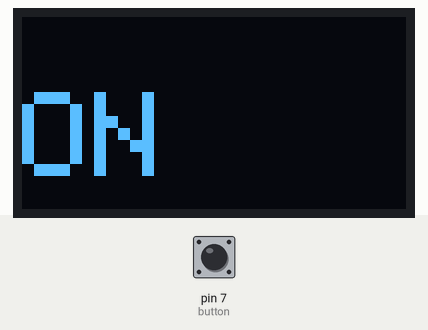
Simulated run of this sketch. Board: Arduino Uno, built with avr-gcc and run on an emulated ATmega328P. Shown: 128×64 one-colour display. The test bench sets the inputs (shaded band); at power-on: pin 7 (button) LOW. What the sketch prints to the serial monitor is not drawn.

Above: at 1.2 s.
1.3 s: pin 7 (button) pulled HIGH for 0.15 s
At 3.1 s:
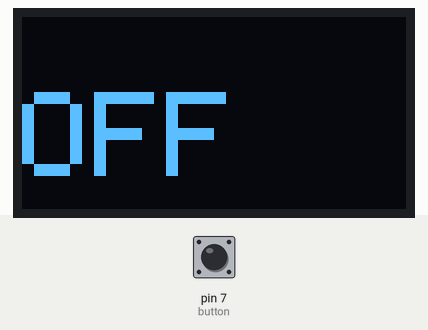
3.4 s: pin 7 (button) pulled HIGH for 0.15 s
At 4.9 s:
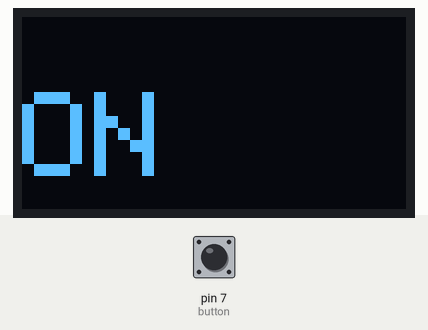
Timing chart, 0 to 6.4 s (numbered marks = the images above; inputs shaded):
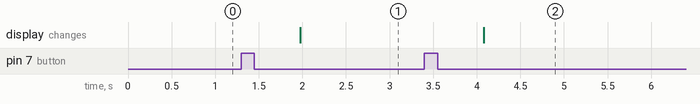

The sketch:

bWk6_Ex5_OnOffSwitch.ino
```cpp
/*
 * Used ssd1306 128-64 example to get started / as a base
 *
 *
 */

#include <SPI.h>
#include <Wire.h>
#include <Adafruit_GFX.h>
#include <Adafruit_SSD1306.h>

#define SCREEN_WIDTH 128 // OLED display width, in pixels
#define SCREEN_HEIGHT 64 // OLED display height, in pixels

#define OLED_RESET     -1 // Reset pin # (or -1 if sharing Arduino reset pin)
#define SCREEN_ADDRESS 0x3C
Adafruit_SSD1306 display(SCREEN_WIDTH, SCREEN_HEIGHT, &Wire, OLED_RESET);

int button = 7;
boolean on = true;

int bounceTime = 50;
int holdTime = 250;
int doubleTime = 500;


int lastReading = LOW;
int hold = 0;
int single = 0;
int LEDstate = 0;

unsigned long onTime = 0;
unsigned long lastSwitchTime = 0;

const long interval = 1000;
unsigned long previousMillis = 0;
unsigned long currentMillis;

void setup() {

  for(int i = 0; i <= 13; i++){
        pinMode(i, INPUT);
  }
  Serial.begin(9600);

  // SSD1306_SWITCHCAPVCC = generate display voltage from 3.3V internally
  if(!display.begin(SSD1306_SWITCHCAPVCC, SCREEN_ADDRESS)) {
    Serial.println(F("SSD1306 allocation failed"));
    for(;;); // Don't proceed, loop forever
  }

  // Clear the buffer
  display.clearDisplay();
  display.setTextWrap(true);//This line will make the text try and fit in one screen
  display.setTextSize(4);
  display.setTextColor(SSD1306_WHITE);
  display.setCursor(0, 25);
  display.println("ON");
  display.display();


}

void loop() {


  currentMillis = millis();
  int reading = digitalRead(button);

  //first pressed
  if (reading == HIGH && lastReading == LOW) {
    onTime = millis();
  }

  //held
  if (reading == HIGH && lastReading == HIGH) {
    if ((millis() - onTime) > holdTime) {
      hold = 1;
    }
  }

  //released
  if (reading == LOW && lastReading == HIGH) {
    if (((millis() - onTime) > bounceTime) && hold != 1) {
      onRelease();
    }
    if (hold == 1) {
      Serial.println("held"); //!!!!! HELD HERE  HELD HERE HELD HERE HELD HERE
      hold = 0;
    }
  }
  lastReading = reading;

  if (single == 1 && (millis() - lastSwitchTime) > doubleTime) {
    Serial.println("single press");
    previousMillis = currentMillis;
    single = 0;
    on = !on;
    Serial.println(on);
    display.setCursor(0, 25);
    display.clearDisplay();
    if(on){
      display.println("ON");
    } else {
      display.println("OFF");
    }
    display.display();

  }

}


void onRelease() {

  if ((millis() - lastSwitchTime) >= doubleTime) {
    single = 1;
    lastSwitchTime = millis();
    return;
  }

  if ((millis() - lastSwitchTime) < doubleTime) {
    Serial.println("double press");
    single = 0;
    lastSwitchTime = millis();
  }

}
```

Measured:
- after the input at 1.3 s, the display: changes after 0.68 s (image 1)
- after the input at 3.4 s, the display: changes after 0.68 s (image 2)
